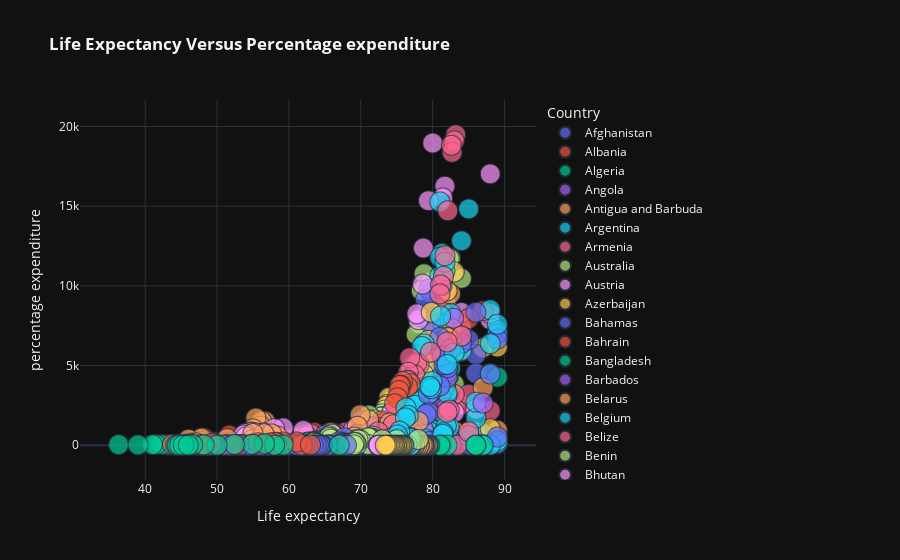

Here is the notebook cell this chart was saved with:
### Code cell
px.scatter(df,x='Life expectancy ',y='percentage expenditure',color='Country',size='Year',template='plotly_dark',title='<b> Life Expectancy Versus Percentage expenditure')
